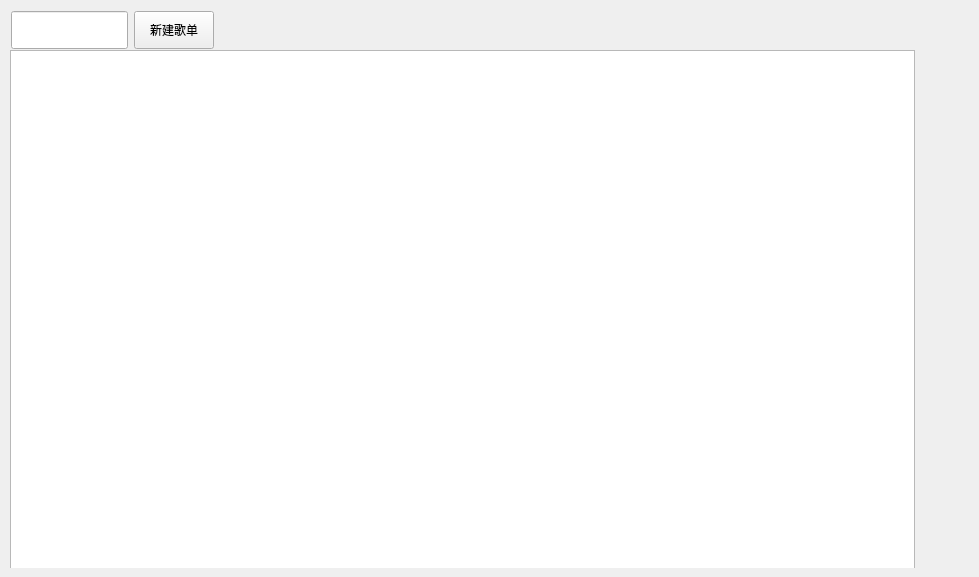
                <widget class="QWidget" name="tab_defaultSongList">
                 <attribute name="title">
                  <string>我的歌单</string>
                 </attribute>
                 <widget class="QWidget" name="widget_songList" native="true">
                  <property name="geometry">
                   <rect>
                    <x>0</x>
                    <y>0</y>
                    <width>970</width>
                    <height>568</height>
                   </rect>
                  </property>
                  <widget class="QWidget" name="layoutWidget">
                   <property name="geometry">
                    <rect>
                     <x>11</x>
                     <y>11</y>
                     <width>320</width>
                     <height>38</height>
                    </rect>
                   </property>
                   <layout class="QHBoxLayout" name="horizontalLayout_4">
                    <item>
                     <widget class="QLineEdit" name="lineEdit_songlistname">
                      <property name="sizePolicy">
                       <sizepolicy hsizetype="Expanding" vsizetype="Expanding">
                        <horstretch>0</horstretch>
                        <verstretch>0</verstretch>
                       </sizepolicy>
                      </property>
                      <property name="minimumSize">
                       <size>
                        <width>0</width>
                        <height>30</height>
                       </size>
                      </property>
                      <property name="maximumSize">
                       <size>
                        <width>16777215</width>
                        <height>50</height>
                       </size>
                      </property>
                     </widget>
                    </item>
                    <item>
                     <widget class="QPushButton" name="pushButton_newSongList">
                      <property name="sizePolicy">
                       <sizepolicy hsizetype="Preferred" vsizetype="Preferred">
                        <horstretch>0</horstretch>
                        <verstretch>0</verstretch>
                       </sizepolicy>
                      </property>
                      <property name="maximumSize">
                       <size>
                        <width>16777215</width>
                        <height>50</height>
                       </size>
                      </property>
                      <property name="text">
                       <string>新建歌单</string>
                      </property>
                     </widget>
                    </item>
                    <item>
                     <spacer name="horizontalSpacer_6">
                      <property name="orientation">
                       <enum>Qt::Horizontal</enum>
                      </property>
                      <property name="sizeHint" stdset="0">
                       <size>
                        <width>40</width>
                        <height>20</height>
                       </size>
                      </property>
                     </spacer>
                    </item>
                   </layout>
                  </widget>
                  <widget class="QListWidget" name="listWidget_songList">
                   <property name="geometry">
                    <rect>
                     <x>10</x>
                     <y>50</y>
                     <width>905</width>
                     <height>532</height>
                    </rect>
                   </property>
                   <property name="focusPolicy">
                    <enum>Qt::NoFocus</enum>
                   </property>
                   <property name="selectionMode">
                    <enum>QAbstractItemView::NoSelection</enum>
                   </property>
                   <property name="resizeMode">
                    <enum>QListView::Fixed</enum>
                   </property>
                   <property name="viewMode">
                    <enum>QListView::IconMode</enum>
                   </property>
                   <property name="modelColumn">
                    <number>0</number>
                   </property>
                   <property name="selectionRectVisible">
                    <bool>false</bool>
                   </property>
                  </widget>
                 </widget>
                </widget>
